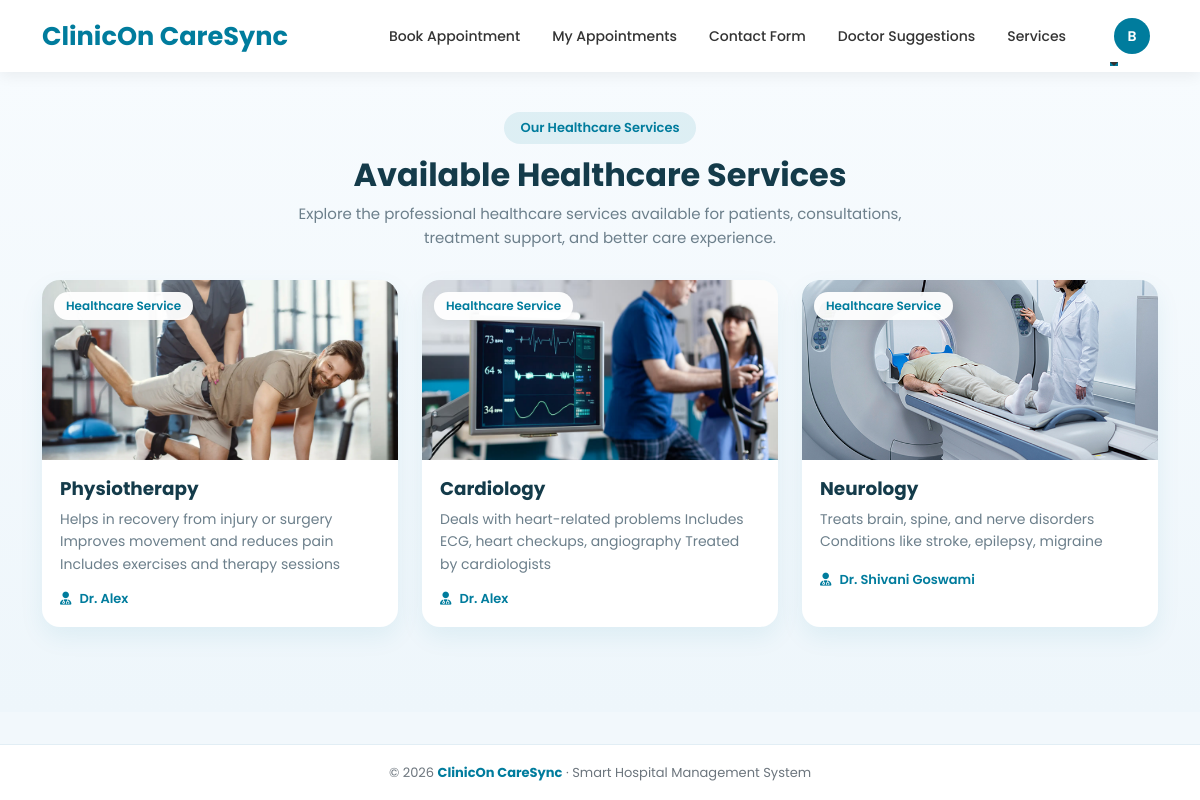
The app's page /services/ (signed in) with its own data.
### app/models.py (models this page shows, shortened)
class Service(models.Model):
    doctor = models.ForeignKey(DoctorRegister, on_delete=models.CASCADE, null=True, blank=True)
    service_name = models.CharField(max_length=100)
    short_description = models.TextField()
    service_image = models.ImageField(upload_to='service_images/', blank=True, null=True)
    icon_class = models.CharField(max_length=100, blank=True, null=True)

class DoctorRegister(models.Model):
    user = models.OneToOneField(User, on_delete=models.CASCADE)
    doctor_name = models.CharField(max_length=100)
    email = models.EmailField(unique=True)
    mobile = models.CharField(max_length=15)
    department = models.ForeignKey(Department, on_delete=models.CASCADE)
    category = models.ForeignKey(DoctorCategory, on_delete=models.CASCADE)
    qualification = models.CharField(max_length=100)
    experience = models.IntegerField()
    photo = models.ImageField(upload_to='doctor_photos/')
    certificate = models.FileField(upload_to='doctor_certificates/', null=True, blank=True)
    is_approved = models.BooleanField(default=False)   # ✅ NEW
    def __str__(self):
        return f"Dr. {self.doctor_name}"

### app/views.py (the view)
# urls.py: path('services/', views.available_services, name='available_services'),
@login_required
def available_services(request):
    services = Service.objects.all().order_by('-id')
    return render(request, 'services.html', {'services': services})

### app/templates/services.html (shortened to what this page needs)
{% extends "nav.html" %}
{% load static %}
{% block content %}
<link rel="stylesheet" href="https://cdnjs.cloudflare.com/ajax/libs/font-awesome/6.5.0/css/all.min.css">
<section class="services-section">
    <div class="container">
        <div class="services-header">
            <span class="services-badge">Our Healthcare Services</span>
            <h2 class="services-title">Available Healthcare Services</h2>
            <p class="services-subtitle">
                Explore the professional healthcare services available for patients, consultations,
                treatment support, and better care experience.
            </p>
        </div>
        <div class="row g-4">
            {% for service in services %}
            <div class="col-lg-4 col-md-6 col-sm-12">
                <div class="card service-card">
                    <div class="service-media">
                        <div class="service-overlay">Healthcare Service</div>
                        {% if service.service_image %}
                            <img src="{{ service.service_image.url }}" class="service-img" alt="{{ service.service_name }}">
                        {% else %}
                            <div class="service-icon-box">
                                <i class="{{ service.icon_class|default:'fa-solid fa-heart-pulse' }}"></i>
                            </div>
                        {% endif %}
                    </div>
                    <div class="service-body">
                        <h5 class="service-name">{{ service.service_name }}</h5>
                        <p class="service-desc">{{ service.short_description }}</p>
                        <div class="service-meta">
                            <i class="fa-solid fa-user-doctor"></i>
                            <span>
                                {% if service.doctor %}
                                    {{ service.doctor }}
                                {% else %}
                                    Expert Care
                                {% endif %}
                            </span>
                        </div>
                    </div>
                </div>
            </div>
            {% endfor %}
        </div>
    </div>
</section>
{% endblock %}

### app/templates/nav.html (shortened to what this page needs)
<!DOCTYPE html>
<html lang="en">
<head>
    <link href="https://cdn.jsdelivr.net/npm/bootstrap@5.3.2/dist/css/bootstrap.min.css" rel="stylesheet">
</head>
<body>
<nav class="navbar navbar-expand-lg hospital-navbar">
    <div class="container">
        <a class="navbar-brand hospital-brand" href="{% url 'index' %}">
            ClinicOn CareSync
        </a>
        <div class="collapse navbar-collapse" id="navbarNav">
            <ul class="navbar-nav ms-auto align-items-lg-center">
                {% if user.is_authenticated %}
                    <li class="nav-item">
                        <a class="nav-link hospital-link" href="{% url 'book_appointment' %}">
                            Book Appointment
                        </a>
                    </li>
                    <li class="nav-item">
                        <a class="nav-link hospital-link" href="{% url 'my_appointments' %}">
                            My Appointments
                        </a>
                    </li>
                    <li class="nav-item">
                        <a class="nav-link hospital-link" href="{% url 'contact_suggestion' %}">
                            Contact Form
                        </a>
                    </li>
                    <li class="nav-item">
                        <a class="nav-link hospital-link" href="{% url 'patient_suggestions' %}">
                            Doctor Suggestions
                        </a>
                    </li>
                    <li class="nav-item">
                        <a class="nav-link hospital-link" href="{% url 'available_services' %}">
                            Services
                        </a>
                    </li>
                    <li class="nav-item dropdown ms-lg-3">
                        <a class="nav-link dropdown-toggle d-flex align-items-center hospital-link"
                           href="#"
                           role="button"
                           data-bs-toggle="dropdown">
                            <span class="profile-circle">
                                {% if user.registration %}
                                    {{ user.registration.username|first }}
                                {% else %}
                                    {{ user.username|first }}
                                {% endif %}
                            </span>
                        </a>
                    </li>
                {% endif %}
            </ul>
        </div>
    </div>
</nav>
<main>
    {% block content %}{% endblock %}
</main>
<footer class="hospital-footer">
    <div class="container text-center">
        <p>
            © 2026 <strong>ClinicOn CareSync</strong> · Smart Hospital Management System
        </p>
    </div>
</footer>
</body>
</html>

### app/templates/nav.html (style rules this page uses)
body { font-family: 'Poppins', sans-serif; background-color: #f2f8fc; display: flex; flex-direction: column; min-height: 100vh; }
.hospital-navbar { background-color: #ffffff; box-shadow: 0 4px 14px rgba(0, 0, 0, 0.06); padding: 10px 0; }
.hospital-brand { font-size: 1.6rem; font-weight: 700; color: #007c9d !important; }
.hospital-link { font-size: 14px; color: #333333 !important; font-weight: 500; margin-left: 16px; position: relative; transition: 0.3s ease; }
.hospital-link::after { content: ""; position: absolute; left: 0; bottom: -4px; width: 0; height: 2px; background-color: #007c9d; transition: width 0.3s ease; }
.profile-circle { width: 36px; height: 36px; border-radius: 50%; background-color: #007c9d; color: #ffffff; display: inline-flex; align-items: center; justify-content: center; font-weight: 600; font-size: 14px; text-transform: uppercase; }
main { flex: 1; }
.hospital-footer { background-color: #ffffff; border-top: 1px solid #e2eef5; padding: 18px 0; margin-top: auto; }
.hospital-footer p { margin: 0; color: #6c757d; font-size: 13px; }
.hospital-footer strong { color: #007c9d; }

### app/templates/services.html (style rules this page uses)
.services-section { background: linear-gradient(180deg, #f7fbfe 0%, #eef6fb 100%); padding: 40px 0 60px; min-height: 80vh; }
.services-header { text-align: center; margin-bottom: 30px; }
.services-badge { display: inline-block; background: rgba(0, 124, 157, 0.10); color: #007c9d; padding: 6px 16px; border-radius: 30px; font-size: 13px; font-weight: 600; margin-bottom: 12px; }
.services-title { font-size: 2rem; font-weight: 700; color: #143b4a; margin-bottom: 8px; }
.services-subtitle { max-width: 650px; margin: 0 auto; color: #6c7f8b; font-size: 15px; line-height: 1.6; }
.service-card { background: #ffffff; border: none; border-radius: 18px; overflow: hidden; height: 100%; box-shadow: 0 10px 24px rgba(0, 124, 157, 0.08); transition: all 0.3s ease; }
.service-media { position: relative; height: 180px; overflow: hidden; background: linear-gradient(135deg, #e8f6fb, #f8fdff); }
.service-img { width: 100%; height: 100%; object-fit: cover; }
.service-overlay { position: absolute; top: 12px; left: 12px; background: rgba(255,255,255,0.95); color: #007c9d; padding: 5px 12px; border-radius: 20px; font-size: 12px; font-weight: 600; box-shadow: 0 4px 12px rgba(0,0,0,0.05); }
.service-body { padding: 18px; }
.service-name { font-size: 1.15rem; font-weight: 700; color: #143b4a; margin-bottom: 8px; }
.service-desc { color: #6c7f8b; font-size: 14px; line-height: 1.6; margin-bottom: 14px; min-height: 48px; }
.service-meta { display: flex; align-items: center; gap: 8px; color: #007c9d; font-size: 13px; font-weight: 600; }

### records on screen
Service: service_image (picture), service_name "Physiotherapy", short_description "Helps in recovery from injury or surgery Improves movement and reduces pain Includes exercises and therapy sessions", doctor "Dr. Alex"
Service: service_image (picture), service_name "Cardiology", short_description "Deals with heart-related problems Includes ECG, heart checkups, angiography Treated by cardiologists", doctor "Dr. Alex"
Service: service_image (picture), service_name "Neurology", short_description "Treats brain, spine, and nerve disorders Conditions like stroke, epilepsy, migraine", doctor "Dr. Shivani Goswami"

### other values on screen
{{ user.username|first }} "B"
